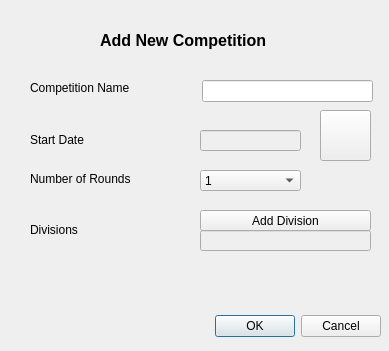
<?xml version="1.0" encoding="UTF-8"?>
<ui version="4.0">
 <class>AddCompDiag</class>
 <widget class="QDialog" name="AddCompDiag">
  <property name="geometry">
   <rect>
    <x>0</x>
    <y>0</y>
    <width>389</width>
    <height>351</height>
   </rect>
  </property>
  <property name="windowTitle">
   <string>Dialog</string>
  </property>
  <widget class="QDialogButtonBox" name="buttonBox">
   <property name="geometry">
    <rect>
     <x>40</x>
     <y>310</y>
     <width>341</width>
     <height>32</height>
    </rect>
   </property>
   <property name="orientation">
    <enum>Qt::Horizontal</enum>
   </property>
   <property name="standardButtons">
    <set>QDialogButtonBox::Cancel|QDialogButtonBox::Ok</set>
   </property>
  </widget>
  <widget class="QLabel" name="label">
   <property name="geometry">
    <rect>
     <x>100</x>
     <y>30</y>
     <width>221</width>
     <height>20</height>
    </rect>
   </property>
   <property name="font">
    <font>
     <pointsize>12</pointsize>
     <weight>75</weight>
     <bold>true</bold>
    </font>
   </property>
   <property name="text">
    <string>Add New Competition</string>
   </property>
  </widget>
  <widget class="QLabel" name="label_2">
   <property name="geometry">
    <rect>
     <x>30</x>
     <y>80</y>
     <width>111</width>
     <height>16</height>
    </rect>
   </property>
   <property name="text">
    <string>Competition Name</string>
   </property>
  </widget>
  <widget class="QLineEdit" name="compName">
   <property name="geometry">
    <rect>
     <x>202</x>
     <y>80</y>
     <width>171</width>
     <height>22</height>
    </rect>
   </property>
   <property name="text">
    <string/>
   </property>
  </widget>
  <widget class="QLineEdit" name="sDate">
   <property name="enabled">
    <bool>false</bool>
   </property>
   <property name="geometry">
    <rect>
     <x>200</x>
     <y>130</y>
     <width>101</width>
     <height>21</height>
    </rect>
   </property>
   <property name="acceptDrops">
    <bool>false</bool>
   </property>
  </widget>
  <widget class="QLabel" name="label_3">
   <property name="geometry">
    <rect>
     <x>30</x>
     <y>130</y>
     <width>121</width>
     <height>20</height>
    </rect>
   </property>
   <property name="text">
    <string>Start Date</string>
   </property>
  </widget>
  <widget class="QPushButton" name="cal">
   <property name="geometry">
    <rect>
     <x>320</x>
     <y>110</y>
     <width>51</width>
     <height>51</height>
    </rect>
   </property>
   <property name="styleSheet">
    <string notr="true">border-image: url(:/calendar-1559935_960_720.png);</string>
   </property>
   <property name="text">
    <string/>
   </property>
  </widget>
  <widget class="QLabel" name="label_4">
   <property name="geometry">
    <rect>
     <x>30</x>
     <y>169</y>
     <width>121</width>
     <height>20</height>
    </rect>
   </property>
   <property name="text">
    <string>Number of Rounds</string>
   </property>
  </widget>
  <widget class="QComboBox" name="roundSelector">
   <property name="geometry">
    <rect>
     <x>200</x>
     <y>170</y>
     <width>101</width>
     <height>21</height>
    </rect>
   </property>
   <item>
    <property name="text">
     <string>1</string>
    </property>
   </item>
   <item>
    <property name="text">
     <string>2</string>
    </property>
   </item>
   <item>
    <property name="text">
     <string>3</string>
    </property>
   </item>
  </widget>
  <widget class="QLineEdit" name="divisionID">
   <property name="enabled">
    <bool>false</bool>
   </property>
   <property name="geometry">
    <rect>
     <x>200</x>
     <y>230</y>
     <width>171</width>
     <height>21</height>
    </rect>
   </property>
   <property name="acceptDrops">
    <bool>false</bool>
   </property>
  </widget>
  <widget class="QLabel" name="label_7">
   <property name="geometry">
    <rect>
     <x>30</x>
     <y>220</y>
     <width>121</width>
     <height>20</height>
    </rect>
   </property>
   <property name="text">
    <string>Divisions</string>
   </property>
  </widget>
  <widget class="QPushButton" name="divisionSearch">
   <property name="geometry">
    <rect>
     <x>200</x>
     <y>210</y>
     <width>171</width>
     <height>21</height>
    </rect>
   </property>
   <property name="text">
    <string>Add Division</string>
   </property>
  </widget>
 </widget>
 <resources/>
 <connections>
  <connection>
   <sender>buttonBox</sender>
   <signal>accepted()</signal>
   <receiver>AddCompDiag</receiver>
   <slot>accept()</slot>
   <hints>
    <hint type="sourcelabel">
     <x>248</x>
     <y>254</y>
    </hint>
    <hint type="destinationlabel">
     <x>157</x>
     <y>274</y>
    </hint>
   </hints>
  </connection>
  <connection>
   <sender>buttonBox</sender>
   <signal>rejected()</signal>
   <receiver>AddCompDiag</receiver>
   <slot>reject()</slot>
   <hints>
    <hint type="sourcelabel">
     <x>316</x>
     <y>260</y>
    </hint>
    <hint type="destinationlabel">
     <x>286</x>
     <y>274</y>
    </hint>
   </hints>
  </connection>
 </connections>
</ui>
